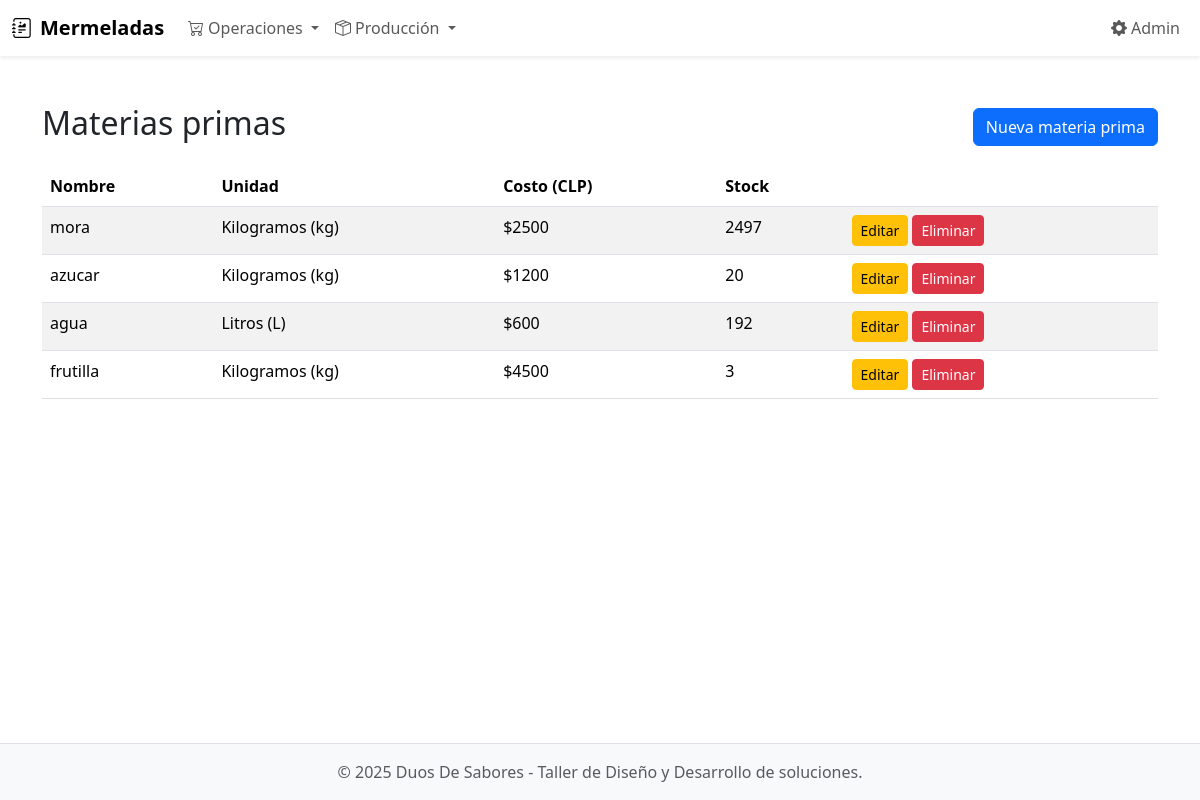
Screenshot of /materias/ with the database file from the repository.
### ventas/models.py (models this page shows, shortened)
class RawMaterial(models.Model):
    nombre = models.CharField(max_length=150, unique=True)
    unidad = models.CharField(max_length=2, choices=UNIT_CHOICES, default="g")
    costo_unitario = models.IntegerField(default=0, validators=[MinValueValidator(0)], help_text="Costo por unidad (CLP entero)")
    stock = models.IntegerField(default=0, help_text="Stock disponible en unidades enteras")
    class Meta:
        verbose_name = "Materia Prima"
        verbose_name_plural = "Materias Primas"

### ventas/views.py (the view)
# urls.py: path('materias/', views.RawMaterialListView.as_view(), name='materias_list'),
class RawMaterialListView(ListView):
    model = RawMaterial
    template_name = "materias/list.html"
    context_object_name = "materias"

### templates/materias/list.html (shortened to what this page needs)
{% extends 'base.html' %}
{% block content %}
<div class="d-flex justify-content-between align-items-center mb-3">
  <h2>Materias primas</h2>
  <a href="{% url 'materia_create' %}" class="btn btn-primary">Nueva materia prima</a>
</div>
<table class="table table-striped">
  <thead><tr><th>Nombre</th><th>Unidad</th><th>Costo (CLP)</th><th>Stock</th><th></th></tr></thead>
  <tbody>
  {% for m in materias %}
    <tr>
      <td>{{ m.nombre }}</td>
      <td>{{ m.get_unidad_display }}</td>
      <td>${{ m.costo_unitario }}</td>
      <td>{{ m.stock|floatformat:0 }}</td>
      <td>
        <a href="{% url 'materia_update' m.pk %}" class="btn btn-sm btn-warning">Editar</a>
        <a href="{% url 'materia_delete' m.pk %}" class="btn btn-sm btn-danger">Eliminar</a>
      </td>
    </tr>
  {% empty %}
    <tr><td colspan="5" class="text-center">Sin materias primas</td></tr>
  {% endfor %}
  </tbody>
</table>
{% endblock %}

### rows the page displays
RawMaterial: nombre "mora", unidad "Kilogramos (kg)", costo_unitario "2500", stock "2497"
RawMaterial: nombre "azucar", unidad "Kilogramos (kg)", costo_unitario "1200", stock "20"
RawMaterial: nombre "agua", unidad "Litros (L)", costo_unitario "600", stock "192"
RawMaterial: nombre "frutilla", unidad "Kilogramos (kg)", costo_unitario "4500", stock "3"
